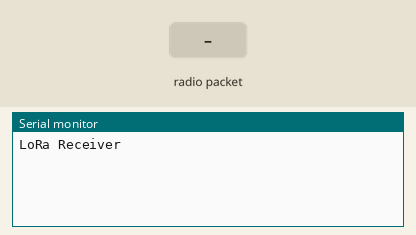
The sketch below on a simulated Arduino Uno, built with avr-gcc and run on an emulated ATmega328P. Parts: the last lines printed to the serial monitor. The inputs (shaded band) are chosen by the test bench. No radio packets arrive unless stated.

Above: at 1.2 s.
1.3 s: radio packet "1" arrives
At 2.0 s:
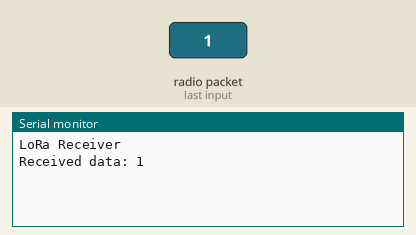
2.8 s: radio packet "0" arrives
At 4.8 s:
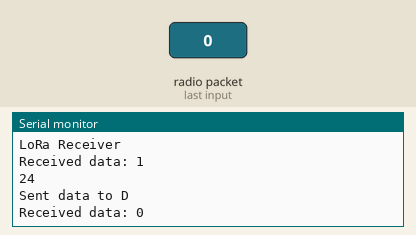
5.8 s: radio packet "2" arrives
At 6.7 s:
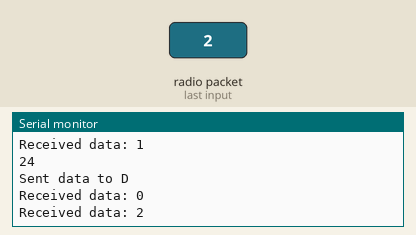

The sketch:

Node_B.ino
```cpp
#include <SPI.h>
#include <LoRa.h>
#define PACKET_LENGTH     100
#define NODE_A          1
#define NODE_B          2
#define NODE_C          3
#define NODE_D          4

void setup() {
  Serial.begin(9600);
  while (!Serial);

  Serial.println("LoRa Receiver");

  if (!LoRa.begin(915E6)) {
    Serial.println("Starting LoRa failed!");
    while (1);
  }
  LoRa.setTxPower(14);
}

void loop() {
  // try to parse packet
  int packetSize = LoRa.parsePacket();
  char buf[50];
  if (packetSize) {
    // read packet
    int i=0;
    while (LoRa.available()) {
      buf[i] = (char)LoRa.read();
     //Serial.print((char)LoRa.read());
     i++;
    }

    int k = i;
    String body ="";
    for(i= 0;i<k;i++){
      body = body+buf[i];
    //Serial.print(buf[i]);
    }
   Serial.print("Received data: ");
   Serial.println(body);
   if(buf[0] == '1'){
    String data = "";
    body = body.substring(2);
    /*
        delay(2500);
        data = String(NODE_B)+String(NODE_A);
        data += body;
        LoRa.beginPacket();
        Serial.println(data);
        LoRa.print(data);
        LoRa.endPacket();
        Serial.println("Sent data to A");
        */
        delay(3000);
        data = "";
        data = String(NODE_B)+String(NODE_D);
        data += body;
        LoRa.beginPacket();
        Serial.println(data);
        LoRa.print(data);
        LoRa.endPacket();
        Serial.println("Sent data to D");
   }
  }
}
String convertToString(char* a, int size)
{
    int i;
    String s = "";
    for (i = 0; i < size; i++) {
        s = s + a[i];
    }
    return s;
}
```

Measured:
- after the input at 1.3 s, the serial monitor: prints a new line at once (image 1)
- after the input at 2.8 s, the serial monitor: prints a new line after 1.6 s (image 2)
- after the input at 5.8 s, the serial monitor: prints a new line at once (image 3)
